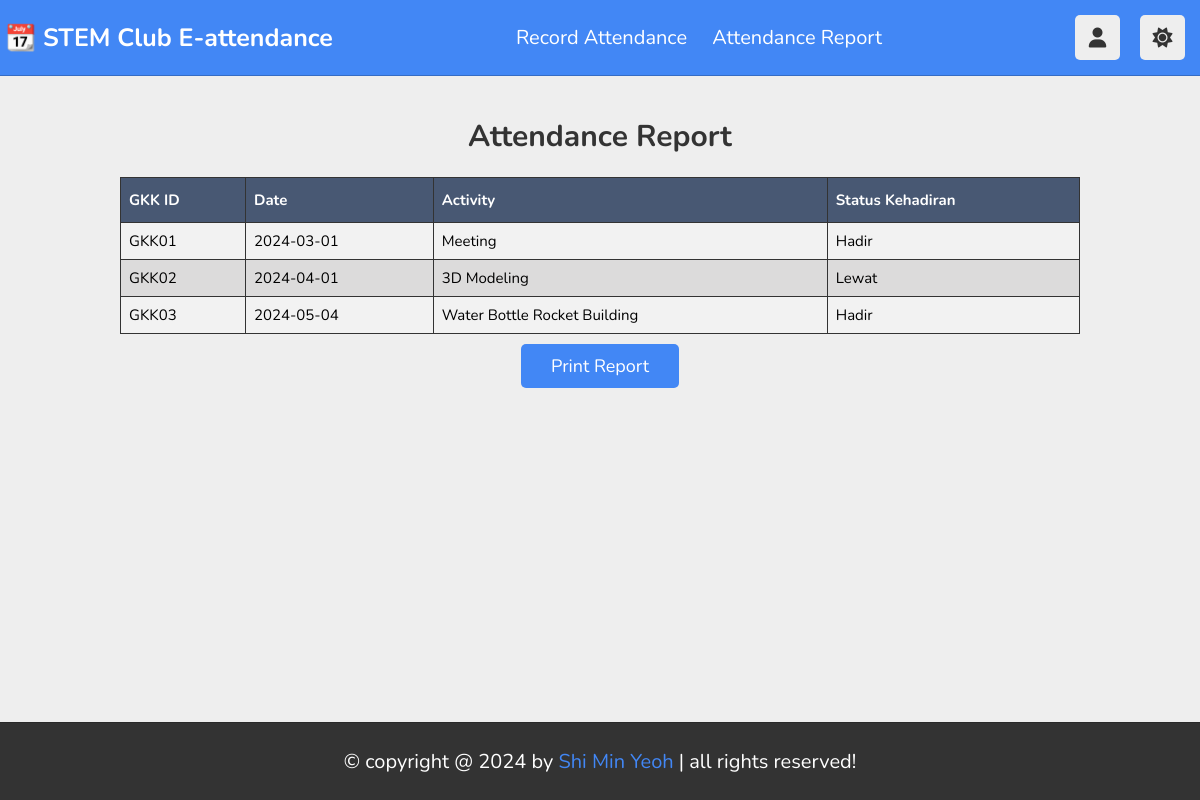
Screenshot of /muridLaporan.php (signed in) with the database file from the repository.
### tables this page shows
CREATE TABLE `kehadiran` (
  `ID_GKK` varchar(10) NOT NULL,
  `Status_Kehadiran` varchar(10) NOT NULL,
  `ID_Pelajar` int(10) NOT NULL
);

CREATE TABLE `gkk` (
  `ID_GKK` varchar(10) NOT NULL,
  `Tarikh` varchar(50) NOT NULL,
  `Aktiviti` varchar(50) NOT NULL
);

### muridLaporan.php (the view, shortened to what this page needs)
<?php
require_once "db_connect.php";
$muridID = $_SESSION['muridID'];
?>
<!DOCTYPE html>
<html lang="en">
<head>
    <link rel="stylesheet" href="css/style.css">
    <link rel="stylesheet" href="https://cdnjs.cloudflare.com/ajax/libs/font-awesome/6.1.2/css/all.min.css">
</head>
<body>
    <?php include 'muridNav.php'; ?>
    <div class="container-table">
        <h1>Attendance Report</h1>
        <table border='1' id="reportTable">
            <tr>
                <th>GKK ID</th>
                <th>Date</th>
                <th>Activity</th>
                <th>Status Kehadiran</th>
            </tr>
            <?php
            $sql = "SELECT murid.Nama_Murid, kehadiran.ID_GKK, kehadiran.Status_Kehadiran, gkk.Tarikh, gkk.Aktiviti
                    FROM kehadiran
                    INNER JOIN murid ON kehadiran.ID_Pelajar = murid.ID_Pelajar
                    INNER JOIN gkk ON kehadiran.ID_GKK = gkk.ID_GKK
                    WHERE murid.ID_Pelajar = '$muridID'";
            $result = mysqli_query($conn, $sql);
            if (mysqli_num_rows($result) > 0) {
                while ($row = mysqli_fetch_array($result)) {
                    $IDGKK = $row['ID_GKK'];
                    $Tarikh = $row['Tarikh'];
                    $Aktiviti = $row['Aktiviti'];
                    $StatusKehadiran = $row['Status_Kehadiran'];
                    echo "<tr>";
                    echo "<td>".$IDGKK."</td>";
                    echo "<td>".$Tarikh."</td>";
                    echo "<td>".$Aktiviti."</td>";
                    echo "<td>".$StatusKehadiran."</td>";
                    echo "</tr>";
                }
            } else {
                echo "<tr><td colspan='4'>No Information Available.</td></tr>";
            }
            ?>
        </table>
        <div class="tbaction">
            <button onclick="printTable()" class="btn">Print Report</button>
        </div>
    </div>
<?php include 'footer.php'; ?>
</body>
</html>

### muridNav.php (shortened to what this page needs)
<header class="header">
<section class="flex">
   <a href="muridHome.php" class="logo">📆 STEM Club E-attendance </a>
   <div class="link">
         <a href="muridRekodKehadiran.php" class="link">Record Attendance</a>
         <a href="muridLaporan.php" class="link">Attendance Report</a>
   </div>
   <div class="icons">
      <div id="user-btn" class="fas fa-user"></div>
      <div id="toggle-btn" class="fas fa-sun"></div>
   </div>
</section>
</header>

### footer.php
<footer class="footer">
&copy; copyright @ 2024 by <span>Shi Min Yeoh</span> | all rights reserved!
</footer>

### css/style.css (style rules this page uses)
:root { --color1:#4287f5; --color2:#f5b342; --red:#e74c3c; --orange:#f39c12; --light-color:#888; --light-bg:#eee; --black:#333; --white:#fff; --border:.1rem solid rgba(0,0,0,.2); }
* { font-family: 'Nunito', sans-serif; margin:0; padding:0; box-sizing: border-box; outline: none; border:none; text-decoration: none; }
html { font-size: 62.5%; overflow-x: hidden; }
body { background-color: var(--light-bg); padding-bottom: 100px; }
section { padding:2rem; margin: 0 auto; max-width: 1200px; }
.inline-btn, .inline-option-btn, .inline-delete-btn, .btn, .delete-btn, .option-btn { border-radius: .5rem; color:#fff; font-size: 1.8rem; cursor: pointer; text-transform: capitalize; padding:1rem 3rem; text-align: center; margin-top: 1rem; }
.btn, .delete-btn, .option-btn { display: block; width: 100%; }
.btn, .inline-btn { background-color: var(--color1); }
.container-table { max-width: 1000px; margin: 20px auto; padding: 20px; border-radius: 8px; overflow-x: auto; position: relative; }
.container-table h1 { text-align: center; margin-bottom: 20px; font-size: 30px; color:var(--black); }
.container-table table { width: 100%; border-collapse: collapse; font-size: 15px; }
.container-table td,th { border: 1.5px solid var(--black); padding: 8px; }
.container-table tr:nth-child(even) { background-color: #f2f2f2; }
.container-table tr:nth-child(odd) { background-color: #dcdbdb; }
.container-table th { padding-top: 12px; padding-bottom: 12px; text-align: left; background-color: #485873; color: white; }
.tbaction { display: flex; justify-content: center; gap: 1rem; margin-bottom: 1rem; }
.tbaction .btn { width: auto; }
.header { position: sticky; top: 0; left: 0; right: 0; background-color: var(--color1); z-index: 1000; border-bottom: var(--border); }
.header .flex { display: flex; align-items: center; justify-content: space-between; position: relative; padding: 1.5rem 0.5rem; }
.header .flex .logo { font-size: 2.5rem; color: var(--white); font-weight: bold; }
.header .flex .icons { display: flex; }
.header .flex .link, .header .flex .icons div { font-size: 2rem; color: var(--white); margin: 0 1rem; }
.header .flex .icons div { font-size: 2rem; color: var(--black); background-color: var(--light-bg); border-radius: .5rem; height: 4.5rem; width: 4.5rem; line-height: 4.5rem; cursor: pointer; text-align: center; }
.footer { position: fixed; bottom: 0; left: 0; right: 0; background-color: var(--black); border-top: var(--border); text-align: center; font-size: 2rem; padding: 2.5rem 2rem; color: var(--white); z-index: 1000; }
.footer span { color:var(--color1); }
@media (max-width:1200px) { body { padding-left: 0; } }

### rows the page displays
kehadiran: ID_GKK "GKK01", ID_GKK.Tarikh "2024-03-01", ID_GKK.Aktiviti "Meeting", Status_Kehadiran "Hadir"
kehadiran: ID_GKK "GKK02", ID_GKK.Tarikh "2024-04-01", ID_GKK.Aktiviti "3D Modeling", Status_Kehadiran "Lewat"
kehadiran: ID_GKK "GKK03", ID_GKK.Tarikh "2024-05-04", ID_GKK.Aktiviti "Water Bottle Rocket Building", Status_Kehadiran "Hadir"
